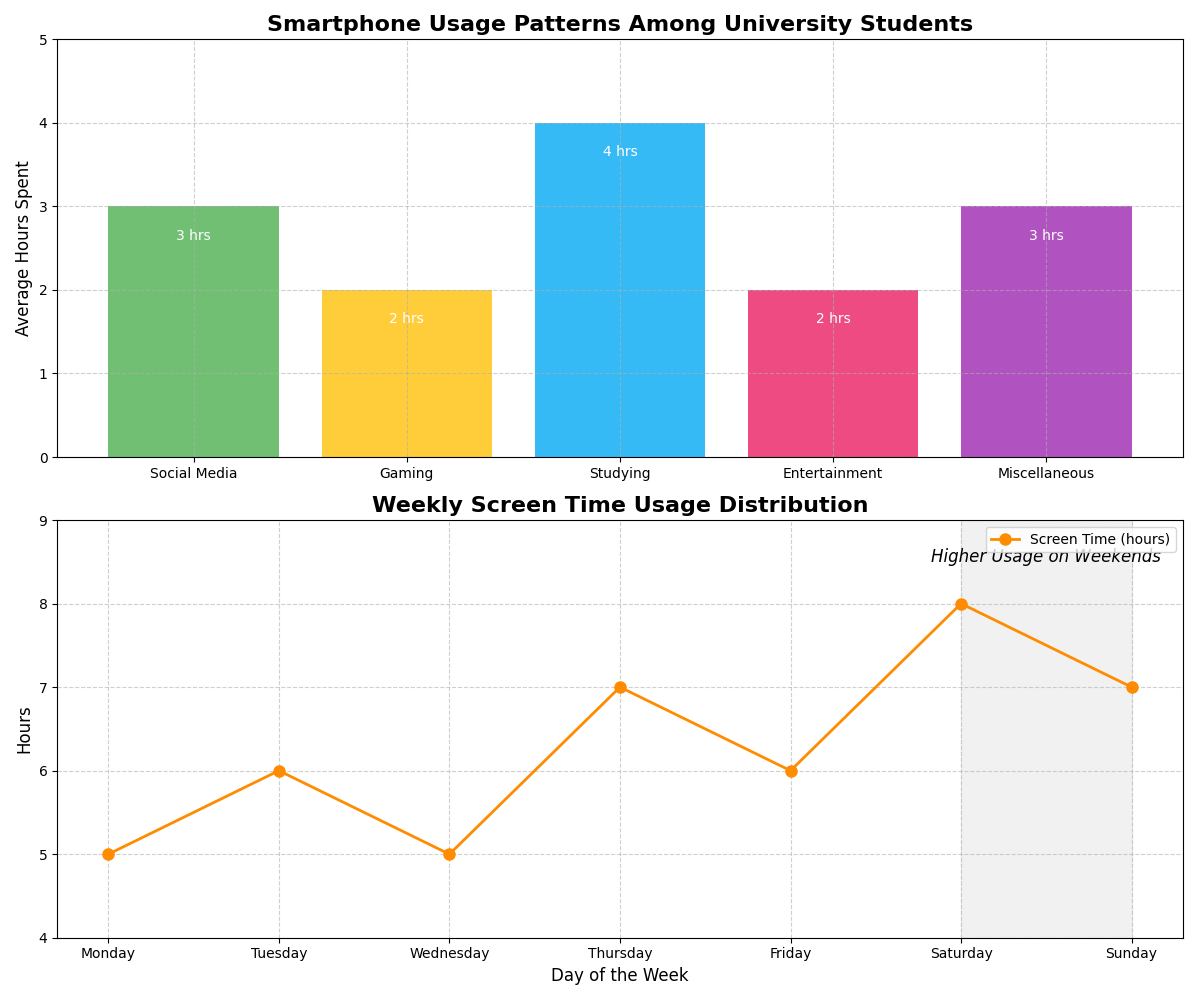

Write Python code to recreate this figure.
import matplotlib.pyplot as plt
import numpy as np

# Here is our backstory and plan:
# Backstory: "Smartphone Usage Patterns Among University Students"
# We will focus on the average number of hours spent on different activities using a smartphone throughout a typical day.
# We will create data for the following activities: Social Media, Gaming, Studying, Entertainment, Miscellaneous.
# Additionally, we'll provide a subplot showing the distribution of Screen Time usage over the days of the week.

# Defining the categories
activities = ['Social Media', 'Gaming', 'Studying', 'Entertainment', 'Miscellaneous']

# Average hours spent on each activity on a typical day
hours_spent = [3, 2, 4, 2, 3]

# Distribution of screen time usage over the week (in hours)
days = ['Monday', 'Tuesday', 'Wednesday', 'Thursday', 'Friday', 'Saturday', 'Sunday']
screen_time_week = [5, 6, 5, 7, 6, 8, 7]

# Plot setup
fig, (ax1, ax2) = plt.subplots(2, 1, figsize=(12, 10))

# First subplot: Bar chart for average hours spent on activities
bars1 = ax1.bar(activities, hours_spent, color=['#4CAF50', '#FFC107', '#03A9F4', '#E91E63', '#9C27B0'], alpha=0.8)
ax1.set_title('Smartphone Usage Patterns Among University Students', fontsize=16, fontweight='bold')
ax1.set_ylabel('Average Hours Spent', fontsize=12)
ax1.set_ylim(0, 5)
ax1.grid(True, linestyle='--', alpha=0.6)

# Adding annotations on the bars
for bar, hour in zip(bars1, hours_spent):
    height = bar.get_height()
    ax1.text(bar.get_x() + bar.get_width() / 2, height - 0.4, f'{hour} hrs', ha='center', color='white', fontsize=10)

# Second subplot: Line plot showing screen time usage distribution over the week
ax2.plot(days, screen_time_week, marker='o', color='darkorange', linewidth=2, markersize=8, label='Screen Time (hours)')
ax2.set_title('Weekly Screen Time Usage Distribution', fontsize=16, fontweight='bold')
ax2.set_xlabel('Day of the Week', fontsize=12)
ax2.set_ylabel('Hours', fontsize=12)
ax2.set_ylim(4, 9)
ax2.grid(True, linestyle='--', alpha=0.6)

# Highlighting the weekend as higher usage days
weekend_start = ax2.axvspan('Saturday', 'Sunday', color='lightgrey', alpha=0.3)
weekend_label = ax2.text(5.5, 8.5, "Higher Usage on Weekends", fontsize=12, fontstyle='italic', ha='center', color='black')

# Combine legends from both axes
ax2.legend(loc='upper right', fontsize=10)

# Automatically adjust layout to prevent overlap
plt.tight_layout()

# Show the plot
plt.show()
